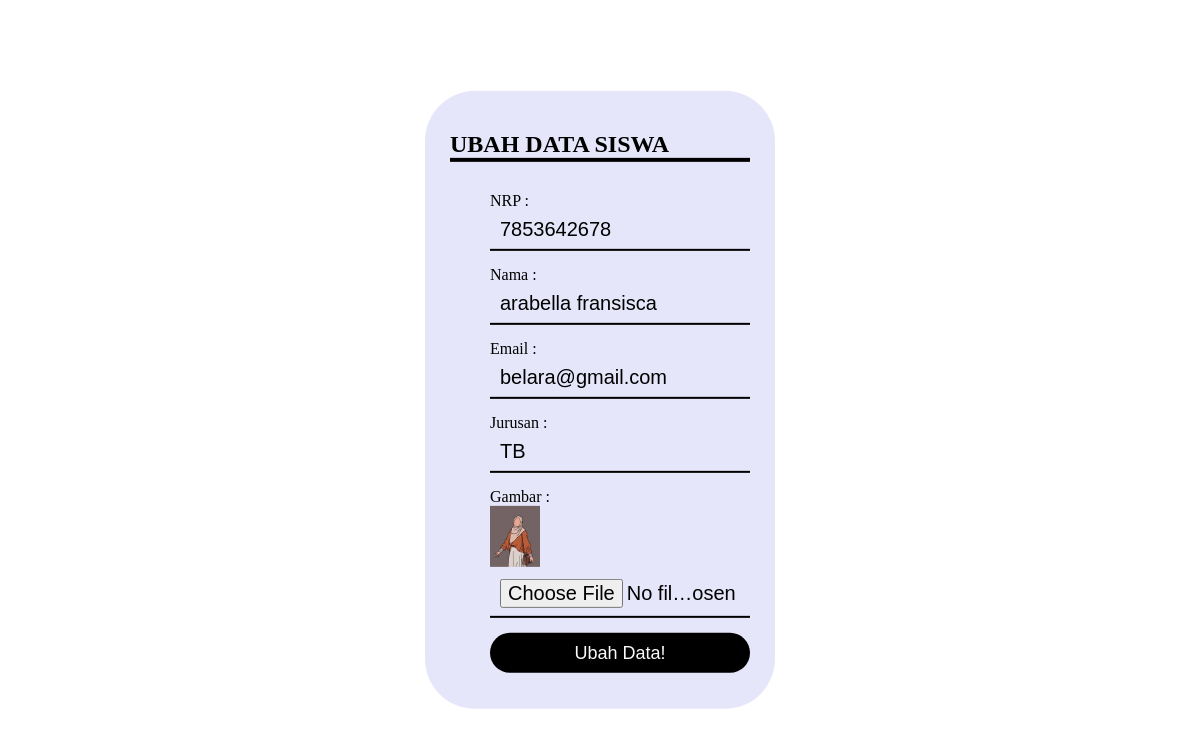
Screenshot of /ubah.php?id=39 (signed in) with the database file from the repository.
### tables this page shows
CREATE TABLE `siswa` (
  `id` int(11) NOT NULL,
  `nrp` char(15) NOT NULL,
  `nama` varchar(200) NOT NULL,
  `email` varchar(100) NOT NULL,
  `jurusan` varchar(100) NOT NULL,
  `gambar` varchar(100) NOT NULL
);

### functions.php (called while the page is built, shortened)
<?php
$conn = mysqli_connect("localhost", "root", "", "phpdasar");
function query($query) {
	global $conn;
	$result = mysqli_query($conn, $query);
	$rows = [];
	while( $row = mysqli_fetch_assoc($result) ) {
		$rows[] = $row;
	}
	return $rows;
}
?>

### ubah.php (the view, shortened to what this page needs)
<?php
require 'functions.php';
$id = $_GET["id"];
$mhs = query("SELECT * FROM siswa WHERE id = $id")[0];
?>
<!DOCTYPE html>
<html lang="en">
<head>
</head>
<body>
<div class="container">
    <h2>Ubah Data Siswa</h2>
    <form action="" method="post" enctype="multipart/form-data">
        <ul>
                <label for="nrp">NRP :</label>
                <input type="text" name="nrp" id="nrp" required value="<?= $mhs["nrp"]; ?>">
            <label for="nama">Nama :</label>
                <input type="text" name="nama" id="nama" value="<?= $mhs["nama"]; ?>">
            <label for="email">Email :</label>
                <input type="text" name="email" id="email" value="<?= $mhs["email"]; ?>">
            <label for="jurusan">Jurusan :</label>
                <input type="text" name="jurusan" id="jurusan" value="<?= $mhs["jurusan"]; ?>">
            <label for="gambar">Gambar :</label> <br>
            <img src="img/<?= $mhs['gambar']; ?>"width="50"><br>
                <input type="file" name="gambar" id="gambar"><br>
                <button type ="submit" name="submit">Ubah Data!</button>
        </ul>
    </form>
</div>
</body>
</html>

### ubah.php (style rules this page uses)
.container { position: absolute; left: 50%; top: 50%; transform: translate(-50%,-50%); padding: 20px 25px; width: 300px; box-shadow: 0 0 10px rgba(255,255,255,.3); border-radius: 50px; background-color: #E6E6FA; }
.container h2 { text-align: left; color: #000000; margin-bottom: 30px; text-transform: uppercase; border-bottom: 4px solid #000000; }
.container label { text-align: left; color: #000000; }
.container form input { width: calc(100% - 20px); padding: 8px 10px; margin-bottom: 15px; border: none; background-color: transparent; border-bottom: 2px solid #000000; color: #000; font-size: 20px; }
.container form button { width: 100%; height: 40px; padding: 5px 0; border: none; background-color:#000000; font-size: 18px; color: #fafafa; border-radius: 20px; }

### rows the page displays
siswa: nrp "7853642678", nama "arabella fransisca", email "belara@gmail.com", jurusan "TB", gambar (picture)
